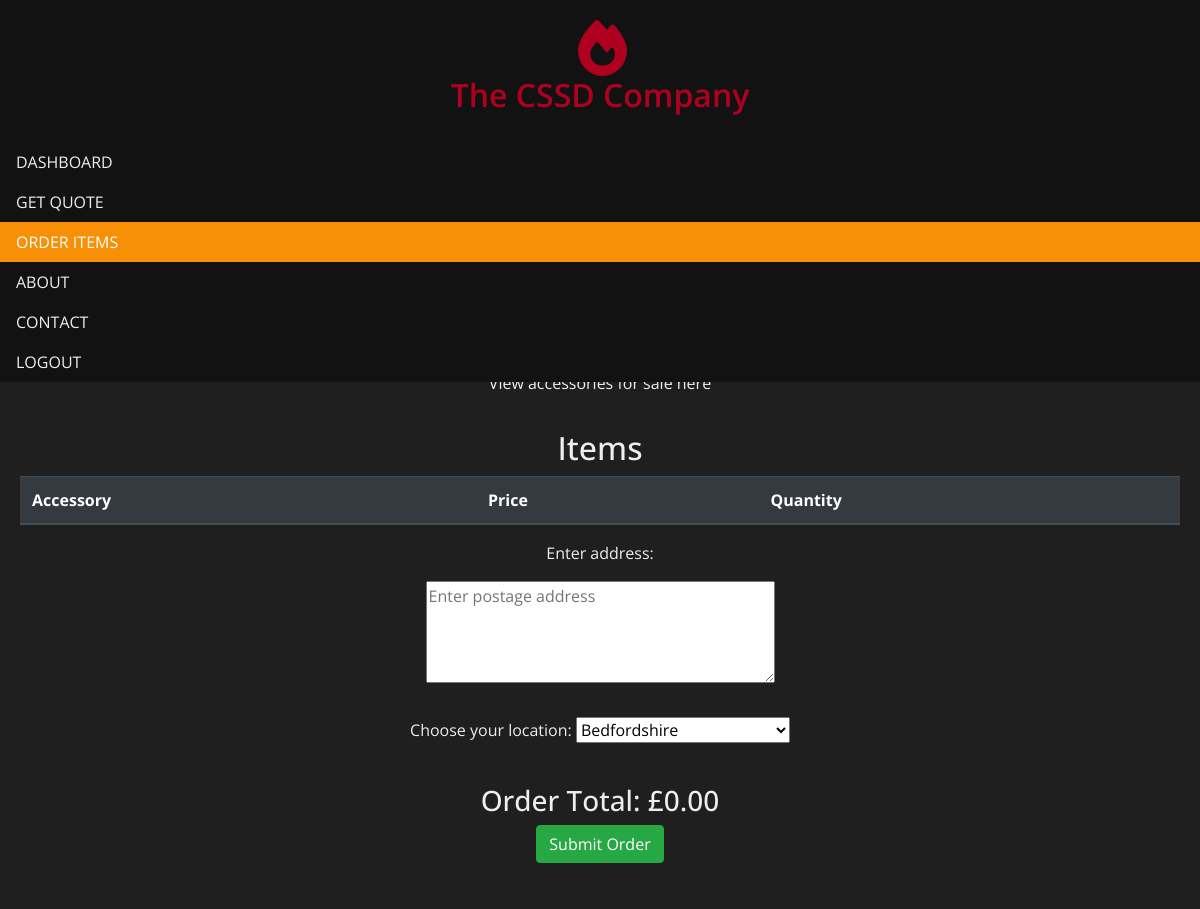
The app's page /order.php (signed in), older data.
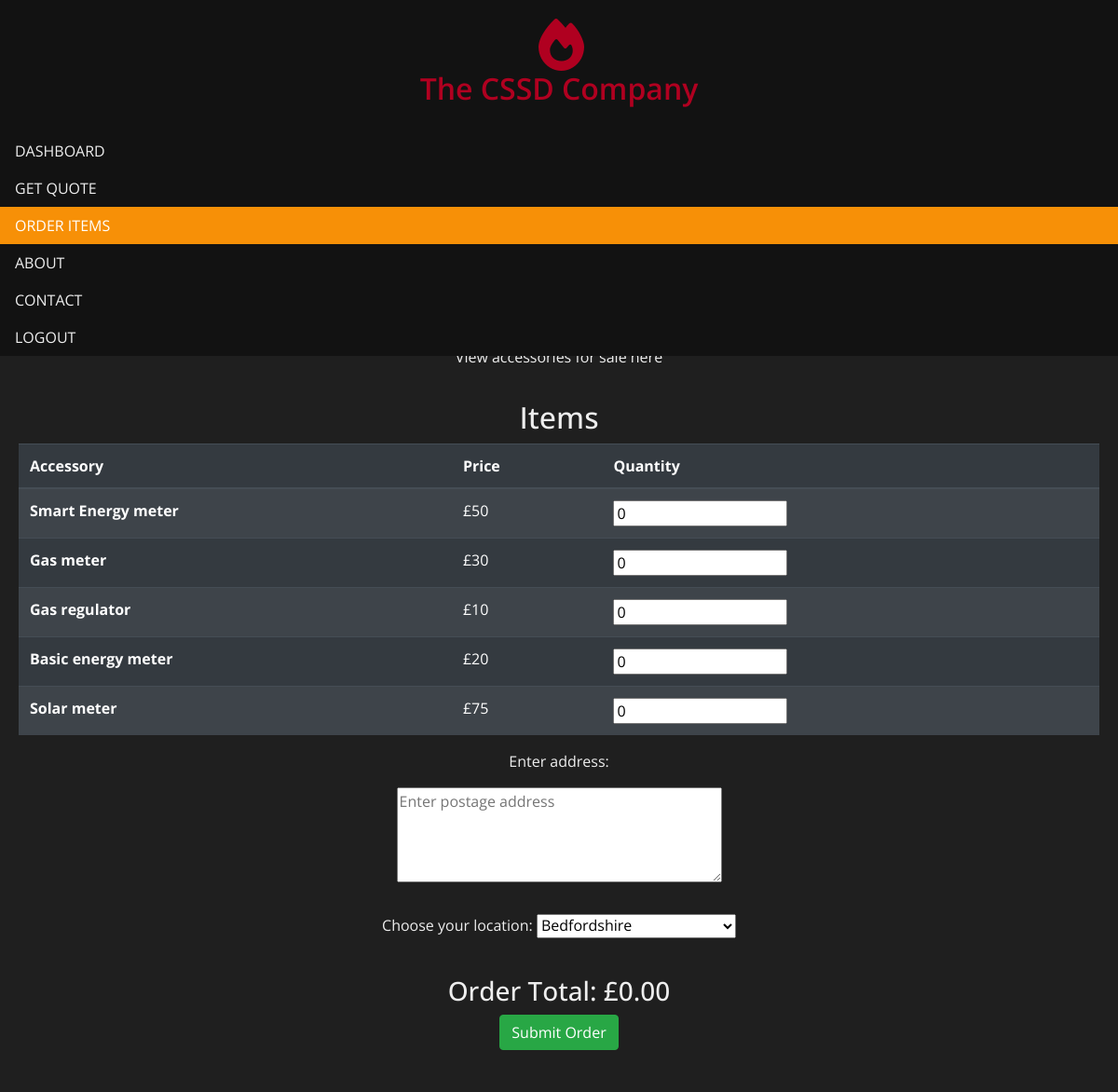
The same page, newer data.
### tables this page shows
CREATE TABLE `items` (
  `itemID` int(11) NOT NULL,
  `name` text NOT NULL,
  `price` int(11) NOT NULL
);

### order.php (the view, shortened to what this page needs)
<?php
    require_once "static/connect.php";
    $sql = "SELECT * FROM items";
    $result = mysqli_query($db, $sql);
?>
<html>
    <head>
        <link rel="stylesheet" href="https://stackpath.bootstrapcdn.com/bootstrap/4.4.1/css/bootstrap.min.css">
        <link rel="stylesheet" href="css/dashboard.css">
    </head>
    <body>
    <div class="navibar">
            <ul>
                <li class="branding"><i class="fas fa-fire login-logo"></i><h2>The CSSD Company</h2></li>
                <li><a class="nav-link" href="dashboard" activeclassname="active">DASHBOARD</a></li>
                <li><a class="nav-link" href="quote" activeclassname="active">GET QUOTE</a></li>
                <li><a class="active"   href="#">ORDER ITEMS</a></li>
                <li><a class="nav-link" href="index#about">ABOUT</a></li>
                <li><a class="nav-link" href="index#contact">CONTACT</a></li>
                <li><a class="nav-link" href="logout">LOGOUT</a></li>
            </ul>
    </div>
    <div class="main">
        <h2>Order accessories</h2>
        <p>View accessories for sale here</p>
        <hr>
        <h2>Items</h2>
        <div class="order-form">
            <form action="order" method="post" class="form-group" style="width: 100%">
                <table class="table table-dark table-striped" >
                <thead>
                    <tr>
                        <th scope="col" >Accessory</th>
                        <th scope="col">Price</th>
                        <th scope="col">Quantity</th>
                    </tr>
                </thead>
                <tbody>
                    <?php
                        while($row = $result->fetch_assoc()) {
                        ?>
                    <tr>
                         <th scope="row"> <?php echo $row['name'];?></th>
                         <td>£<span class="price"><?php echo $row['price'];?></span></td>
                         <td><input class="quantity" type="number" value = "0" min="0" name=<?php echo $row['itemID']; ?>></td>
                    </tr>
                    <?php
                        }
                    ?>
                </tbody>
                </table>
                <div class="quote-notes">
                                <p>Enter address:</p>
                                <textarea id="address" name="address" rows="4" cols="40" placeholder="Enter postage address"></textarea>
                            </div>
                            <hr>
                <div class="location-select">
                                <label for="location">Choose your location:</label>
                                <select id="location" name="location">
                                    <optgroup label="England">
                                        <option>Bedfordshire</option>
                                    </optgroup>
                                </select>
                            </div>
                            <hr>
                <div class="orderTotal">
                        <h3 id="order-total">Order Total: <span class="total">£0.00</span></h3>
                        <button type="submit" class="btn btn-success">Submit Order</button>
                </div>
            </form>
        </div>
        <hr>
    </div>
    </body>
</html>

Row changes from the older to the newer data that the page shows:
added items: name "Smart Energy meter", price "50", itemID "0"
added items: name "Gas meter", price "30"
added items: name "Gas regulator", price "10"
added items: name "Basic energy meter", price "20"
added items: name "Solar meter", price "75"
